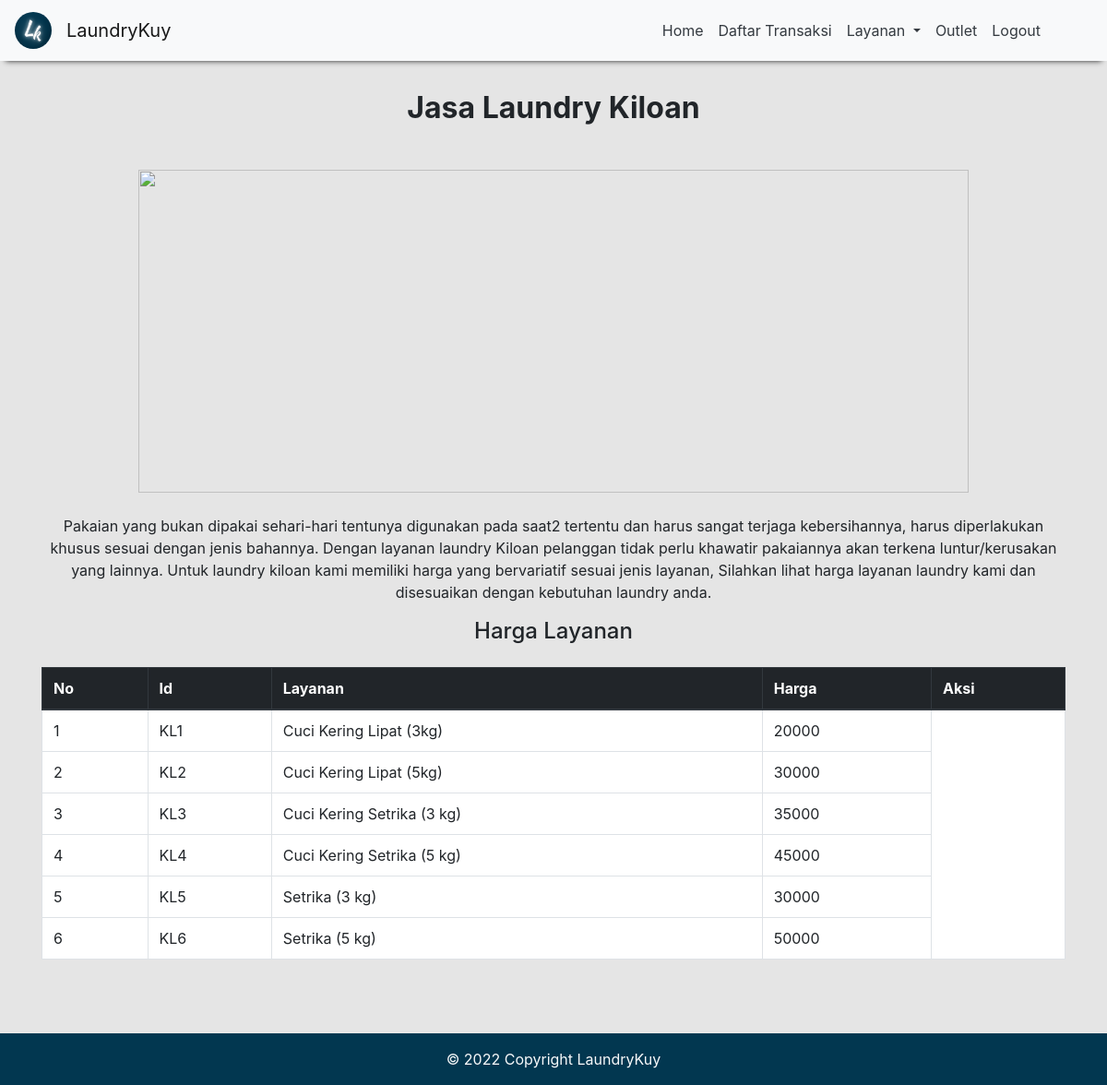
The page /LaundryKiloan.php on the database its author committed.
### tables this page shows
CREATE TABLE `layanan` (
  `id` varchar(4) NOT NULL,
  `nama_layanan` varchar(50) NOT NULL,
  `harga` int(10) NOT NULL
);

### LaundryKiloan.php (the view, shortened to what this page needs)
<html lang="eng">
  <head>
    <link rel="stylesheet" type="text/css" href="style.css" />
    <link
      rel="stylesheet"
      href="https://maxcdn.bootstrapcdn.com/bootstrap/4.0.0-beta.2/css/bootstrap.min.css"
    />
  </head>
  <body style="background-color: rgba(129, 129, 129, 0.2)">
    <nav class="navbar-expand-sm" style="height: 50px"></nav>
    <nav class="navbar navbar-expand-sm bg-light navbar-light fixed-top">
      <a class="navbar-brand" href="home.html">
        <img
          src="img/logo2.png"
          class="rounded-circle"
          alt="Logo"
          style="width: 40px"
        />
      </a>
      <a href="home.html" class="navbar-brand">LaundryKuy</a>
      <div class="collapse navbar-collapse" id="collapsibleNavbar">
        <ul class="navbar-nav ml-auto mr-5">
          <li class="nav-item">
            <a href="home.html" class="nav-link text-dark">Home</a>
          </li>
          <li class="nav-item">
            <a href="DaftarTransaksi.php" class="nav-link text-dark">Daftar Transaksi</a>
          </li>
          <li class="nav-item dropdown">
            <a
              class="nav-link dropdown-toggle text-dark"
              href="#"
              id="navbardrop"
              data-toggle="dropdown"
            >
              Layanan
            </a>
          </li>
          <li class="nav-item">
            <a href="Outlet.php" class="nav-link text-dark">Outlet</a>
          </li>
          <li class="nav-item">
            <a href="index.php" class="nav-link text-dark">Logout</a>
          </li>
        </ul>
      </div>
    </nav>
    <div class="container pt-5 pb-5">
      <div class="text-center">
        <h2 class="mb-5"><b>Jasa Laundry Kiloan</b></h2>
        <img class="text-center mb-4" src="img/kiloanLayanan.jpg" width="900px" height="350px" />
        <p>
          Pakaian yang bukan dipakai sehari-hari tentunya digunakan pada saat2
          tertentu dan harus sangat terjaga kebersihannya, harus diperlakukan
          khusus sesuai dengan jenis bahannya. Dengan layanan laundry Kiloan
          pelanggan tidak perlu khawatir pakaiannya akan terkena
          luntur/kerusakan yang lainnya. Untuk laundry kiloan kami
          memiliki harga yang bervariatif sesuai jenis layanan, Silahkan lihat
          harga layanan laundry kami dan disesuaikan dengan kebutuhan laundry
          anda.
        </p>
        <h4 class="mb-4">Harga Layanan</h4>
        <table class="table table-bordered" style="background-color: white">
          <thead class="thead-dark">
            <tr>
                <th>No</th>
                <th>Id</th>
                <th>Layanan</th>
                <th>Harga</th>
                <th>Aksi</th>
            </tr>
          </thead>
          <tbody>
          <?php
              include "koneksi.php";
              $no = 1;
              $query = "SELECT * FROM layanan WHERE id LIKE 'KL%'";
              $result = mysqli_query($connect, $query);
              if(mysqli_num_rows($result) > 0){
                  while($row = mysqli_fetch_array($result)){
            ?>
            <tr>
                <td><?php echo $no++;?></td>
                <td><?php echo $row["id"] ?></td>
                <td><?php echo $row["nama_layanan"] ?></td>
                <td><?php echo $row["harga"] ?></td>
              <?php
                  }
                }else{
                  echo "0 result";
                }
              ?>
            </tr>
          </tbody>
        </table>
      </div>
    </div>
  </body>
  <footer class="text-center text-lg-start mt-3" style="background-color: #023750;">
    <div class="text-light text-center p-3">© 2022 Copyright LaundryKuy</div>
  </footer>
</html>

### style.css (style rules this page uses)
.navbar { box-shadow: 0 6px 6px -6px rgb(35, 35, 35); }

### rows shown on the page
layanan: id "KL1", nama_layanan "Cuci Kering Lipat (3kg)", harga "20000"
layanan: id "KL2", nama_layanan "Cuci Kering Lipat (5kg)", harga "30000"
layanan: id "KL3", nama_layanan "Cuci Kering Setrika (3 kg)", harga "35000"
layanan: id "KL4", nama_layanan "Cuci Kering Setrika (5 kg)", harga "45000"
layanan: id "KL5", nama_layanan "Setrika (3 kg)", harga "30000"
layanan: id "KL6", nama_layanan "Setrika (5 kg)", harga "50000"
